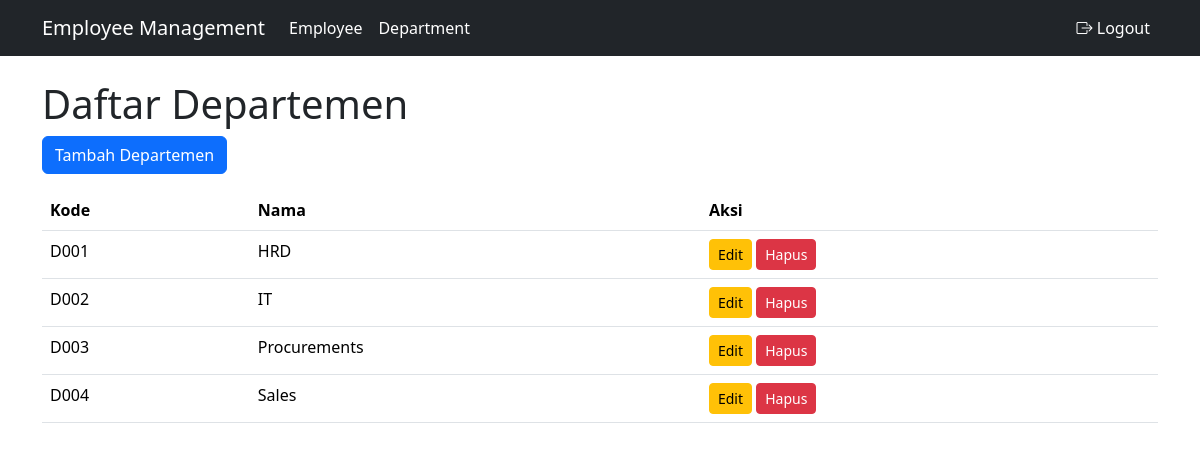
The app's page /departments/ (signed in) with its own data.
### hrd/models.py (models this page shows, shortened)
class Department(models.Model):
    code = models.CharField(max_length=10, unique=True)
    name = models.CharField(max_length=255)

### hrd/views.py (the view)
# urls.py: path('departments/', views.department_list, name='department_list'),
@login_required(login_url='login')
def department_list(request):
    departments = Department.objects.all()
    return render(request, 'department_list.html', {'departments': departments})

### templates/department_list.html
{% extends 'base.html' %}
{% block content %}
  <h1>Daftar Departemen</h1>
  <a href="{% url 'create_department' %}" class="btn btn-primary mb-3">Tambah Departemen</a>
  <table class="table">
    <thead>
      <tr>
        <th>Kode</th>
        <th>Nama</th>
        <th>Aksi</th>
      </tr>
    </thead>
    <tbody>
      {% for department in departments %}
        <tr>
          <td>{{ department.code }}</td>
          <td>{{ department.name }}</td>
          <td>
            <a href="{% url 'update_department' department.pk %}" class="btn btn-warning btn-sm">Edit</a>
            <a href="{% url 'delete_department' department.pk %}" class="btn btn-danger btn-sm">Hapus</a>
          </td>
        </tr>
      {% endfor %}
    </tbody>
  </table>
{% endblock %}

### records on screen
Department: code "D001", name "HRD"
Department: code "D002", name "IT"
Department: code "D003", name "Procurements"
Department: code "D004", name "Sales"
